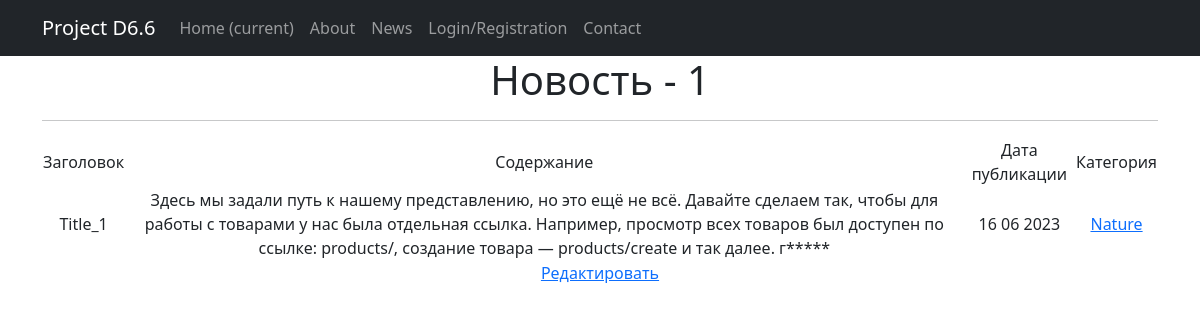
The page /news/1/ on the database its author committed.
### news/models.py (models this page shows, shortened)
class Post(models.Model):  # класс Post
    news = 'NE'
    article = 'AR'
    CATSELECT = [
        (news, 'Новость'),
        (article, 'Статья')
    ]
    objects = None
    author = models.ForeignKey(Author, on_delete=models.CASCADE)  # связь «один ко многим» с моделью Author
    time_in = models.DateTimeField(auto_now_add=True)  # автоматическое присвоение даты и времени создания
    title = models.CharField(max_length=255)  # длина заголовка
    choice_field = models.CharField(max_length=2, choices=CATSELECT)  # поле выбора категории новость/статья
    content = models.TextField()  # содержание статьи/новости
    rating = models.IntegerField(default=0)  # рейтинг статьи/новости
    category = models.ManyToManyField(Category, through='PostCategory', related_name='PostCategory')  # связь «многие ко многим» с моделью Category (с дополнительной моделью PostCategory)

class Category(models.Model):  # класс Категорий
    objects = None
    name = models.CharField(max_length=128, unique=True)  # максмиальная длина 128 знаков, уникальное поле
    subscribers = models.ManyToManyField(User, blank=True, related_name='categories')
    def __str__(self):
        return self.name.title()

### news/views.py (the view)
# urls.py: path('<int:pk>/', PostDetail.as_view(), name='post_detail'),
class PostDetail(DetailView):
    model = Post
    template_name = 'post.html'
    context_object_name = 'post'

### news/templatetags/custom_filters.py (called while the page is built)
@register.filter()
def censor(value, censored_words=BAD_WORDS, symbols=SYMBOLS):
    if isinstance(value, str):
        for i in value.split():
            count = 0
            if not i.isalnum():
                for j in symbols:
                    if j in i:
                        count += 1
            if i[:len(i) - count].lower() in censored_words:
                value = value.replace(i[:len(i) - count], i[0] + '*' * (len(i) - 1 - count))
    else:
        try:
            raise AttributeError
        except AttributeError:
            print("AttributeError")
    return value

### templates/post.html (shortened to what this page needs)
{% extends 'flatpages/default.html' %}
{% load static %}
{% load custom_filters %}
{% block content %}
<link rel="stylesheet" type='text/css' href="{% static 'css/styles.css' %}">
<h1>Новость - {{ post.id }}</h1>
<hr>
<table>
		<tr class="table-head">
			<td>Заголовок</td>
			<td>Содержание</td>
			<td class="date-time-collumn">Дата публикации</td>
			<td>Категория</td>
		</tr>
		<tr>
			<td>{{ post.title|censor }}</td>
			<td>{{ post.content|censor }}</td>
			<td>{{ post.time_in|date:'d m Y' }}</td>
			<td>{% for category in post.category.all %}
				<a href="{% url 'categories' category.id%}"> {{ category }}</a>
			{% endfor %}
			</td>
		</tr>
</table>
<a href="{% url 'post_edit' post.pk %}">Редактировать</a>
{% endblock content %}

### rows shown on the page
Post: id "1", title|censor "Title_1", content|censor "Здесь мы задали путь к нашему представлению, но это ещё не всё. Давайте сделаем так, чтобы для работы с товарами у нас была отдельная ссылка. Например, просмотр всех товаров был доступен по ссылке: products/, создание товара — products/create и так далее. г*****", time_in "16 06 2023"
Category: name "Nature"
